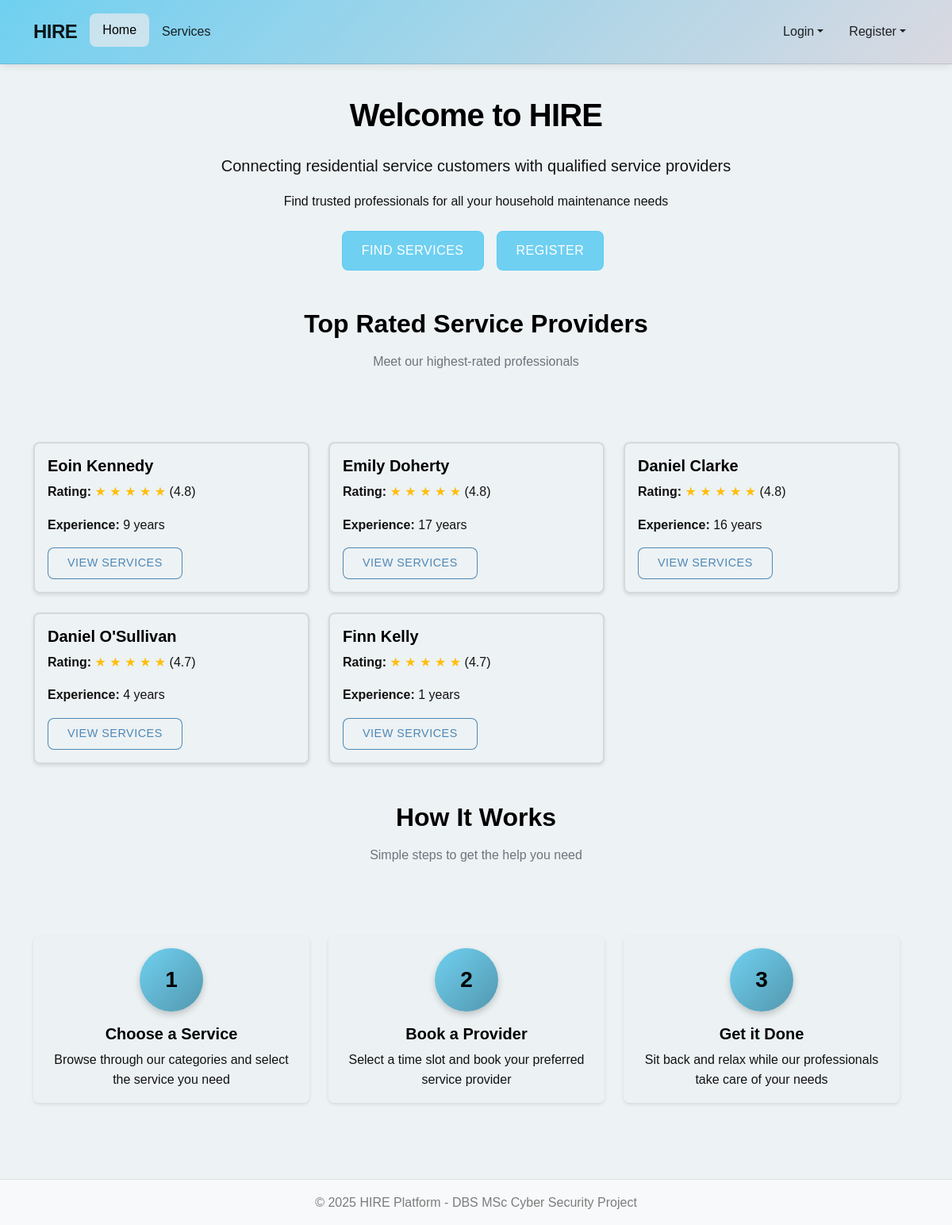
Before: / with the older database file.
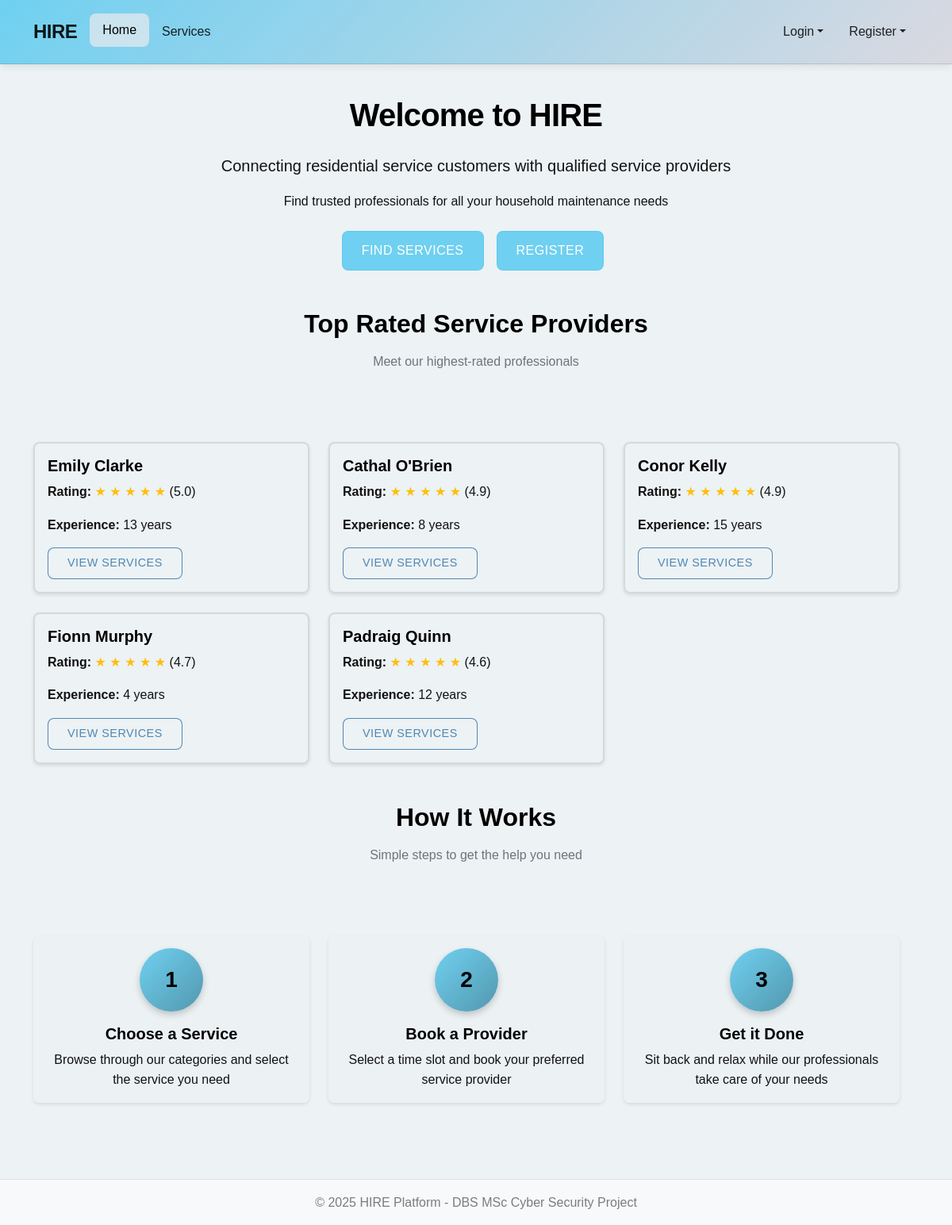
After: the same page with the newer database file.
### models.py (models this page shows, shortened)
class Provider(db.Model):
    __tablename__ = 'providers'
    id = db.Column(db.Integer, primary_key=True)
    email = db.Column(db.String(100), unique=True, nullable=False)
    phone = db.Column(db.String(15), unique=True, nullable=False)
    password_hash = db.Column(db.String(128), nullable=False)
    first_name = db.Column(db.String(50), nullable=False)
    last_name = db.Column(db.String(50), nullable=False)
    verification_document = db.Column(db.String(255), nullable=False)
    experience_years = db.Column(db.Integer, default=0)
    is_available = db.Column(db.Boolean, default=True)
    avg_rating = db.Column(db.Float, nullable=True)
    is_verified = db.Column(db.Boolean, default=False)
    created_at = db.Column(db.DateTime, default=datetime.utcnow)
    addresses = db.relationship('Address', backref='provider', lazy=True,
                              foreign_keys='Address.provider_id')
    services = db.relationship('ProviderCategory', backref='provider', lazy=True)
    bookings = db.relationship('Booking', backref='provider', lazy=True)
    def get_full_name(self):
        return f"{self.first_name} {self.last_name}"

### routes.py (the view)
@main_bp.route('/')
def index():
    categories = ServiceCategory.query.all()
    top_providers = Provider.query.filter(Provider.avg_rating.isnot(None)).order_by(Provider.avg_rating.desc()).limit(5).all()
    return render_template('index.html', categories=categories, top_providers=top_providers, user=get_current_user())

### app.py (called while the page is built)
@app.context_processor
def inject_env_variables():
    return dict(
        GOOGLE_MAPS_API_KEY=os.getenv('GOOGLE_MAPS_API_KEY')
    )

@app.context_processor
def utility_processor():
    def format_datetime(value, format='%d %b, %Y %H:%M'):
        """Format a datetime object to string"""
        if value is None:
            return ""
        return value.strftime(format)
    def format_currency(value):
        """Format a number as currency"""
        if value is None:
            return "$0.00"
        return f"${value:.2f}"
    return dict(
        format_datetime=format_datetime,
        format_currency=format_currency
    )

### routes.py (called while the page is built)
def get_current_user():
    user_id = session.get('user_id')
    user_type = session.get('user_type')
    if not user_id or not user_type:
        return None
    if user_type == 'customer':
        return Customer.query.get(user_id)
    elif user_type == 'provider':
        return Provider.query.get(user_id)
    return None

### templates/index.html (shortened to what the changed rows need)
{% extends "base.html" %}
{% block content %}
<div class="row mb-5">
    <div class="col-md-8 offset-md-2 text-center">
        <h1 class="display-4 mb-4">Welcome to HIRE</h1>
    </div>
</div>
{% if top_providers %}
<div class="row mb-5">
    <div class="col-12 text-center mb-4">
        <h2>Top Rated Service Providers</h2>
    </div>
    <div class="row row-cols-1 row-cols-md-3 g-4">
        {% for provider in top_providers %}
        <div class="col">
            <div class="card h-100">
                <div class="card-body">
                    <h5 class="card-title">{{ provider.get_full_name() }}</h5>
                    <p class="card-text">
                        <strong>Rating:</strong>
                        {% for i in range(5) %}
                            {% if i < provider.avg_rating|int %}
                                <span class="text-warning">★</span>
                            {% elif i < provider.avg_rating|round(0, 'ceil')|int and (provider.avg_rating % 1) >= 0.5 %}
                                <span class="text-warning">★</span>
                            {% else %}
                                <span class="text-secondary">★</span>
                            {% endif %}
                        {% endfor %}
                        ({{ provider.avg_rating|round(1) }})
                    </p>
                    <p class="card-text"><strong>Experience:</strong> {{ provider.experience_years }} years</p>
                    <a href="{{ url_for('service.service_list') }}" class="btn btn-sm btn-outline-primary">View Services</a>
                </div>
            </div>
        </div>
        {% endfor %}
    </div>
</div>
{% endif %}
<div class="row mb-5">
    <div class="col-12 text-center mb-4">
        <h2>How It Works</h2>
    </div>
</div>
{% endblock %}

Changed rows visible on the page:
no longer on this page (row edited): Provider: get_full_name "Eoin Kennedy", avg_rating "4.8", experience_years "9"
removed Provider: get_full_name "Emily Doherty", avg_rating "4.8", experience_years "17"
no longer on this page (row edited): Provider: get_full_name "Daniel Clarke", avg_rating "4.8", experience_years "16"
no longer on this page (row edited): Provider: get_full_name "Daniel O'Sullivan", avg_rating "4.7", experience_years "4"
no longer on this page (row edited): Provider: get_full_name "Finn Kelly", avg_rating "4.7", experience_years "1"
now on this page (row edited): Provider: get_full_name "Emily Clarke", avg_rating "5.0", experience_years "13"
now on this page (row edited): Provider: get_full_name "Cathal O'Brien", avg_rating "4.9", experience_years "8"
now on this page (row edited): Provider: get_full_name "Conor Kelly", avg_rating "4.9", experience_years "15"
now on this page (row edited): Provider: get_full_name "Fionn Murphy", avg_rating "4.7", experience_years "4"
added Provider: get_full_name "Padraig Quinn", avg_rating "4.6", experience_years "12"
